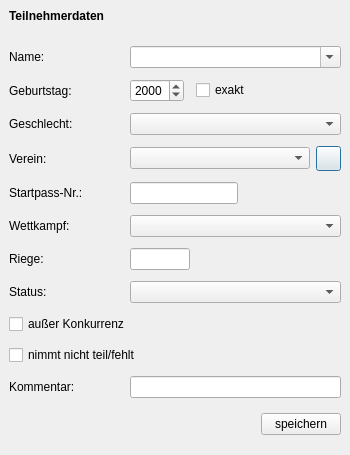
<?xml version="1.0" encoding="UTF-8"?>
<ui version="4.0">
 <class>Tn_Dialog_Ui</class>
 <widget class="QDialog" name="Tn_Dialog_Ui">
  <property name="geometry">
   <rect>
    <x>0</x>
    <y>0</y>
    <width>350</width>
    <height>455</height>
   </rect>
  </property>
  <property name="sizePolicy">
   <sizepolicy hsizetype="Preferred" vsizetype="Preferred">
    <horstretch>0</horstretch>
    <verstretch>0</verstretch>
   </sizepolicy>
  </property>
  <property name="windowTitle">
   <string>TurnFix - Teilnehmerdaten</string>
  </property>
  <property name="windowIcon">
   <iconset resource="../../../../resources/TurnFix.qrc">
    <normaloff>:/appicons/icon.png</normaloff>:/appicons/icon.png</iconset>
  </property>
  <layout class="QGridLayout" name="gridLayout">
   <property name="margin">
    <number>0</number>
   </property>
   <property name="spacing">
    <number>0</number>
   </property>
   <item row="0" column="0" colspan="2">
    <widget class="QWidget" name="headerWidget" native="true">
     <layout class="QHBoxLayout" name="horizontalLayout">
      <item>
       <widget class="QLabel" name="label_10">
        <property name="font">
         <font>
          <weight>75</weight>
          <bold>true</bold>
         </font>
        </property>
        <property name="text">
         <string>Teilnehmerdaten</string>
        </property>
       </widget>
      </item>
     </layout>
    </widget>
   </item>
   <item row="1" column="0" rowspan="2">
    <widget class="QWidget" name="sidebar" native="true">
     <layout class="QHBoxLayout" name="horizontalLayout_2">
      <property name="spacing">
       <number>0</number>
      </property>
      <property name="margin">
       <number>0</number>
      </property>
     </layout>
    </widget>
   </item>
   <item row="1" column="1">
    <widget class="QStackedWidget" name="stackedWidget">
     <property name="currentIndex">
      <number>0</number>
     </property>
     <widget class="QWidget" name="page">
      <layout class="QGridLayout" name="gridLayout_3">
       <item row="0" column="0">
        <widget class="QLabel" name="label">
         <property name="text">
          <string>Name:</string>
         </property>
        </widget>
       </item>
       <item row="0" column="1" colspan="3">
        <widget class="QComboBox" name="cmb_name">
         <property name="sizePolicy">
          <sizepolicy hsizetype="Expanding" vsizetype="Fixed">
           <horstretch>0</horstretch>
           <verstretch>0</verstretch>
          </sizepolicy>
         </property>
         <property name="editable">
          <bool>true</bool>
         </property>
        </widget>
       </item>
       <item row="1" column="0">
        <widget class="QLabel" name="label_2">
         <property name="text">
          <string>Geburtstag:</string>
         </property>
        </widget>
       </item>
       <item row="1" column="1">
        <widget class="QDateEdit" name="dae_year">
         <property name="sizePolicy">
          <sizepolicy hsizetype="Fixed" vsizetype="Fixed">
           <horstretch>0</horstretch>
           <verstretch>0</verstretch>
          </sizepolicy>
         </property>
         <property name="displayFormat">
          <string>yyyy</string>
         </property>
        </widget>
       </item>
       <item row="1" column="2" colspan="2">
        <widget class="QCheckBox" name="chk_dat">
         <property name="sizePolicy">
          <sizepolicy hsizetype="Expanding" vsizetype="Fixed">
           <horstretch>0</horstretch>
           <verstretch>0</verstretch>
          </sizepolicy>
         </property>
         <property name="text">
          <string>exakt</string>
         </property>
        </widget>
       </item>
       <item row="2" column="0">
        <widget class="QLabel" name="label_3">
         <property name="text">
          <string>Geschlecht:</string>
         </property>
        </widget>
       </item>
       <item row="2" column="1" colspan="3">
        <widget class="QComboBox" name="cmb_sex"/>
       </item>
       <item row="3" column="0">
        <widget class="QLabel" name="label_4">
         <property name="text">
          <string>Verein:</string>
         </property>
        </widget>
       </item>
       <item row="3" column="1" colspan="2">
        <widget class="QComboBox" name="cmb_club">
         <property name="sizePolicy">
          <sizepolicy hsizetype="Expanding" vsizetype="Fixed">
           <horstretch>0</horstretch>
           <verstretch>0</verstretch>
          </sizepolicy>
         </property>
        </widget>
       </item>
       <item row="3" column="3">
        <widget class="QPushButton" name="but_addclub">
         <property name="minimumSize">
          <size>
           <width>25</width>
           <height>25</height>
          </size>
         </property>
         <property name="maximumSize">
          <size>
           <width>25</width>
           <height>25</height>
          </size>
         </property>
         <property name="text">
          <string/>
         </property>
         <property name="icon">
          <iconset resource="../../../../resources/TurnFix.qrc">
           <normaloff>:/appicons/plus.png</normaloff>:/appicons/plus.png</iconset>
         </property>
         <property name="iconSize">
          <size>
           <width>15</width>
           <height>15</height>
          </size>
         </property>
        </widget>
       </item>
       <item row="4" column="0">
        <widget class="QLabel" name="label_7">
         <property name="text">
          <string>Startpass-Nr.:</string>
         </property>
        </widget>
       </item>
       <item row="4" column="1" colspan="3">
        <widget class="QLineEdit" name="txt_id">
         <property name="sizePolicy">
          <sizepolicy hsizetype="Fixed" vsizetype="Fixed">
           <horstretch>0</horstretch>
           <verstretch>0</verstretch>
          </sizepolicy>
         </property>
         <property name="inputMask">
          <string>000000000000000000; </string>
         </property>
        </widget>
       </item>
       <item row="5" column="0">
        <widget class="QLabel" name="label_5">
         <property name="text">
          <string>Wettkampf:</string>
         </property>
        </widget>
       </item>
       <item row="5" column="1" colspan="3">
        <widget class="QComboBox" name="cmb_wk">
         <property name="sizePolicy">
          <sizepolicy hsizetype="Expanding" vsizetype="Fixed">
           <horstretch>0</horstretch>
           <verstretch>0</verstretch>
          </sizepolicy>
         </property>
        </widget>
       </item>
       <item row="6" column="0">
        <widget class="QLabel" name="label_6">
         <property name="text">
          <string>Riege:</string>
         </property>
        </widget>
       </item>
       <item row="6" column="1">
        <widget class="QLineEdit" name="txt_rg">
         <property name="sizePolicy">
          <sizepolicy hsizetype="Fixed" vsizetype="Fixed">
           <horstretch>0</horstretch>
           <verstretch>0</verstretch>
          </sizepolicy>
         </property>
         <property name="minimumSize">
          <size>
           <width>60</width>
           <height>0</height>
          </size>
         </property>
         <property name="maximumSize">
          <size>
           <width>60</width>
           <height>16777215</height>
          </size>
         </property>
         <property name="maxLength">
          <number>5</number>
         </property>
        </widget>
       </item>
       <item row="7" column="0">
        <widget class="QLabel" name="label_8">
         <property name="text">
          <string>Status:</string>
         </property>
        </widget>
       </item>
       <item row="7" column="1" colspan="3">
        <widget class="QComboBox" name="cmb_status"/>
       </item>
       <item row="8" column="0" colspan="4">
        <widget class="QCheckBox" name="chk_ak">
         <property name="text">
          <string>außer Konkurrenz</string>
         </property>
        </widget>
       </item>
       <item row="9" column="0" colspan="4">
        <widget class="QCheckBox" name="chk_nostart">
         <property name="text">
          <string>nimmt nicht teil/fehlt</string>
         </property>
        </widget>
       </item>
       <item row="10" column="0">
        <widget class="QLabel" name="label_9">
         <property name="text">
          <string>Kommentar:</string>
         </property>
        </widget>
       </item>
       <item row="10" column="1" colspan="3">
        <widget class="QLineEdit" name="txt_comment"/>
       </item>
      </layout>
     </widget>
     <widget class="QWidget" name="page_2">
      <layout class="QGridLayout" name="gridLayout_5">
       <item row="0" column="0">
        <widget class="QListWidget" name="lst_dis">
         <property name="editTriggers">
          <set>QAbstractItemView::NoEditTriggers</set>
         </property>
         <property name="alternatingRowColors">
          <bool>true</bool>
         </property>
        </widget>
       </item>
      </layout>
     </widget>
    </widget>
   </item>
   <item row="2" column="1">
    <widget class="QWidget" name="widget" native="true">
     <layout class="QGridLayout" name="gridLayout_2">
      <property name="topMargin">
       <number>0</number>
      </property>
      <property name="bottomMargin">
       <number>0</number>
      </property>
      <item row="1" column="0">
       <spacer name="horizontalSpacer">
        <property name="orientation">
         <enum>Qt::Horizontal</enum>
        </property>
        <property name="sizeHint" stdset="0">
         <size>
          <width>40</width>
          <height>20</height>
         </size>
        </property>
       </spacer>
      </item>
      <item row="1" column="1">
       <widget class="QPushButton" name="but_save">
        <property name="sizePolicy">
         <sizepolicy hsizetype="Fixed" vsizetype="Fixed">
          <horstretch>0</horstretch>
          <verstretch>0</verstretch>
         </sizepolicy>
        </property>
        <property name="layoutDirection">
         <enum>Qt::RightToLeft</enum>
        </property>
        <property name="text">
         <string>speichern</string>
        </property>
       </widget>
      </item>
      <item row="2" column="0" colspan="2">
       <widget class="QLabel" name="lbl_control">
        <property name="font">
         <font>
          <weight>75</weight>
          <bold>true</bold>
         </font>
        </property>
        <property name="autoFillBackground">
         <bool>true</bool>
        </property>
        <property name="text">
         <string/>
        </property>
        <property name="alignment">
         <set>Qt::AlignCenter</set>
        </property>
       </widget>
      </item>
     </layout>
    </widget>
   </item>
  </layout>
  <action name="act_tn">
   <property name="checkable">
    <bool>true</bool>
   </property>
   <property name="icon">
    <iconset resource="../../../../resources/TurnFix.qrc">
     <normaloff>:/appicons/teilnehmer.png</normaloff>:/appicons/teilnehmer.png</iconset>
   </property>
   <property name="text">
    <string>Allgemein</string>
   </property>
  </action>
  <action name="act_dis">
   <property name="checkable">
    <bool>true</bool>
   </property>
   <property name="icon">
    <iconset resource="../../../../resources/TF_GeraeteIcons.qrc">
     <normaloff>:/icons/sprung.png</normaloff>:/icons/sprung.png</iconset>
   </property>
   <property name="text">
    <string>Disziplinen</string>
   </property>
  </action>
 </widget>
 <resources>
  <include location="../../../../resources/TF_GeraeteIcons.qrc"/>
  <include location="../../../../resources/TurnFix.qrc"/>
 </resources>
 <connections/>
</ui>
